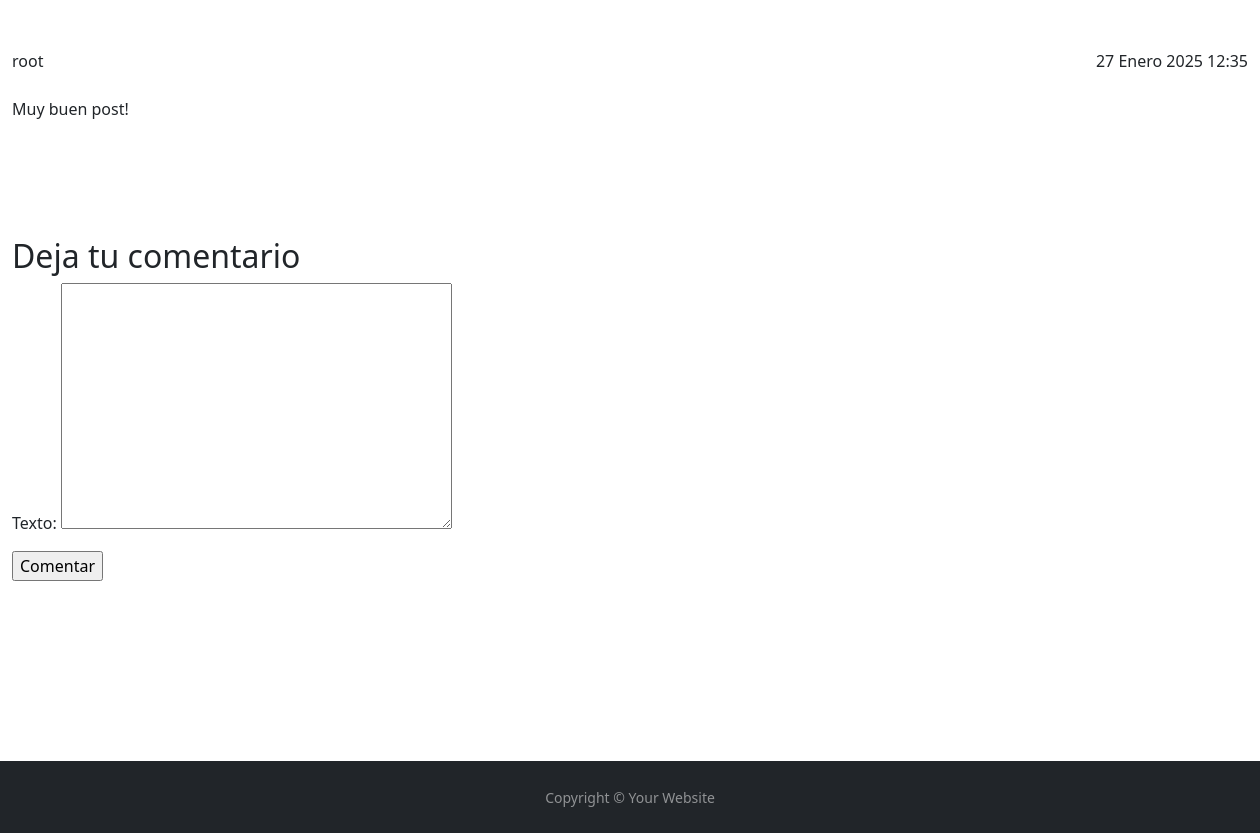
The page /posts/1/ (signed in, lower part) on the database as committed earlier.
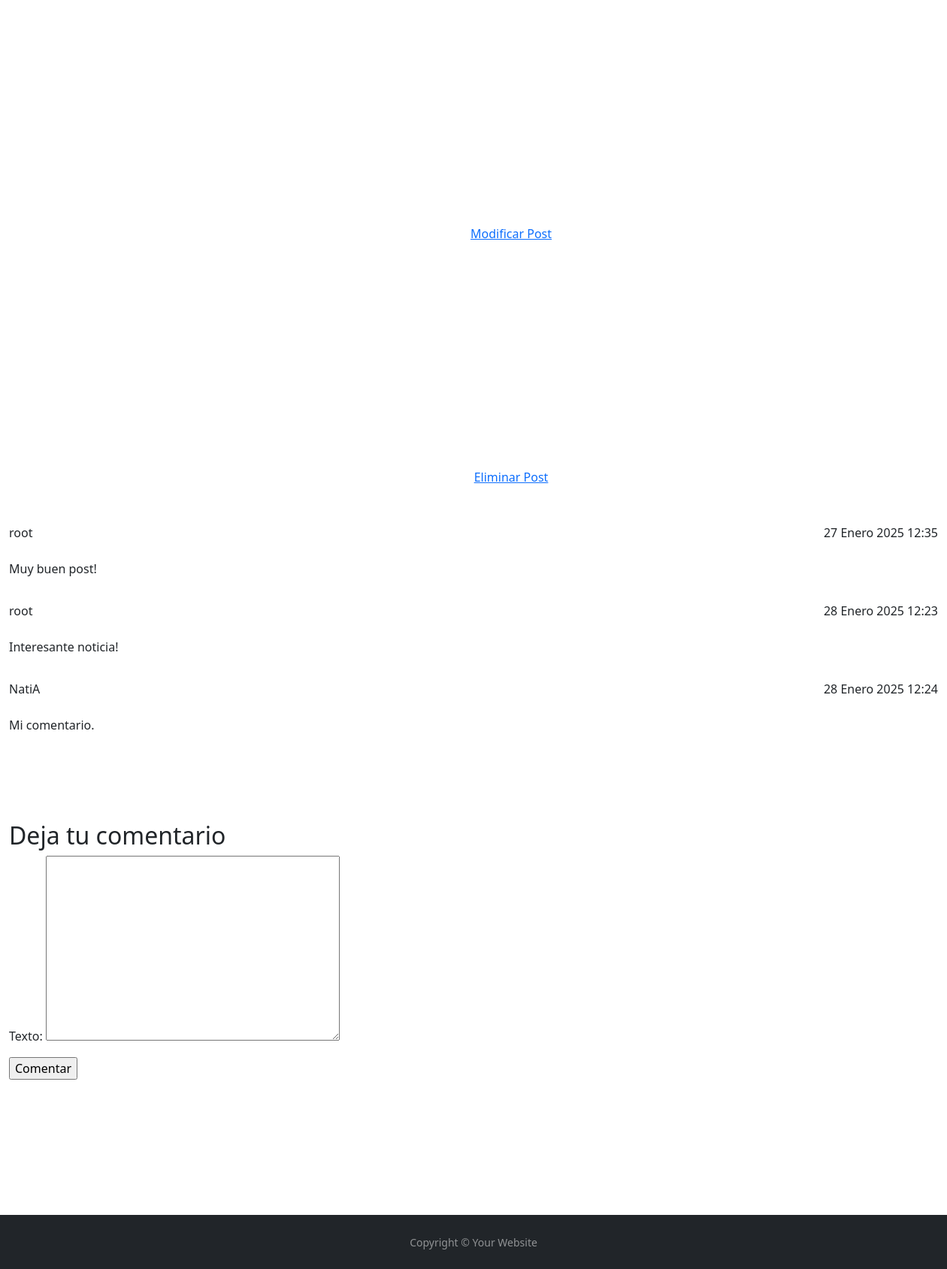
The same page on the database as committed later.
### apps/posts/models.py (models this page shows, shortened)
class Comentario (models.Model):
    posts = models.ForeignKey('posts.Post', on_delete=models.CASCADE, related_name='comentarios')
    usuario = models.ForeignKey (settings.AUTH_USER_MODEL, on_delete=models.CASCADE, related_name='comentarios')
    texto = models.TextField ()
    fecha = models.DateTimeField (auto_now_add=True)

### apps/usuario/models.py (models this page shows, shortened)
class Usuario (AbstractUser):
    imagen = models.ImageField(null= True, blank= True, upload_to='usuarios', default= 'usuario/user_default.png')

### apps/posts/views.py (the view, shortened to what this page needs)
# urls.py: path('posts/<int:id>/', PostDetailView.as_view(), name ='post_individual'),
class PostDetailView (DetailView):
    model = Post
    template_name = 'posts/post_individual.html'
    context_object_name = 'posts'
    pk_url_kwarg = 'id'
    queryset = Post.objects.all()
    def get_context_data(self, **kwargs):
        context= super().get_context_data(**kwargs)
        context['form'] = ComentarioForm()
        context['comentarios'] = Comentario.objects.filter(posts_id=self.kwargs['id'])
        return context

### apps/posts/forms.py
class ComentarioForm(forms.ModelForm):
    class Meta:
        model = Comentario
        fields = ['texto']

### apps/posts/models.py (called while the page is built)
    def __str__(self):
        return self.nombre

### apps/posts/templatetags/colaborador_tags.py (called while the page is built)
@register.filter(name='has_group')
def has_group (user, group_name):
    return user.groups.filter(name=group_name).exists()

### templates/posts/post_individual.html (shortened to what this page needs)
{% extends 'base.html' %}
{% load static %}
{% load colaborador_tags %}
{% block contenido %}
<center>
<div class=" container-fluid" style="margin:50px;">
<br>
{% if user.is_superuser or request.user|has_group:"Colaborador" %}
<div class="container-fluid" style="margin-top: 300px;">
    <a id="boton_post" href="{% url 'apps.posts:post_update' pk=posts.id %}">Modificar Post</a>
</div>
<div class="container-fluid" style="margin-top: 300px;">
    <a id="boton post" href="{% url 'apps.posts:post_delete' pk=posts.pk %}">Eliminar Post</a>
  </div>
{% endif %}
</div>
</center>
<div class="container-fluid" style="margin-bottom: 20px;">
{% for comentario in comentarios %}
    <table class="table">
        <ul class="list-unstyled d-flex justify-content-between mb-4">
            <li>{{ comentario.usuario }}</li>
            <li>{{ comentario.fecha }}</li>
        </ul>
        <p>{{ comentario.texto }}</p>
    </table>
{% empty %}
    <p>No hay comentarios. Puedes ser el primero en comentar!</p>
{% endfor %}
</div>
<div class="container-fluid" style="margin-bottom: 180px;">
<form method="POST" style="margin-bottom: 100px; margin-top: 100px;">
    {% if user.is_authenticated %}
        <h2>Deja tu comentario</h2>
        <form method="POST">
            {{ form.as_p }}
            <input type="submit" value="Comentar">
        </form>
    {% else %}
        <h2>Debes iniciar sesión o registrarte para comentar</h2>
        <a class="btn btn-success btn-lg" href="{% url 'apps.usuario:login' %}?next={{ request.path }}#comentario">Iniciar sesión</a>
        <input type="hidden" name="next" value="{{ request.path }}">
    {% endif %}
</form>
</div>
{% endblock %}

Rows that differ between the two databases and show on the page:
added Comentario: usuario "root", fecha "28 Enero 2025 12:23", texto "Interesante noticia!"
added Comentario: usuario "NatiA", fecha "28 Enero 2025 12:24", texto "Mi comentario."
Other text that changed with them:
text now shown: "Modificar Post Eliminar Post"
